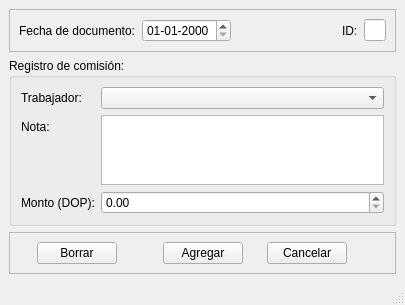
<?xml version="1.0" encoding="UTF-8"?>
<ui version="4.0">
 <class>MainWindow</class>
 <widget class="QMainWindow" name="MainWindow">
  <property name="geometry">
   <rect>
    <x>0</x>
    <y>0</y>
    <width>405</width>
    <height>304</height>
   </rect>
  </property>
  <property name="windowTitle">
   <string>Registro de comisión</string>
  </property>
  <widget class="QWidget" name="centralwidget">
   <layout class="QVBoxLayout" name="verticalLayout_2">
    <item>
     <widget class="QFrame" name="frame_2">
      <property name="frameShape">
       <enum>QFrame::StyledPanel</enum>
      </property>
      <property name="frameShadow">
       <enum>QFrame::Raised</enum>
      </property>
      <layout class="QHBoxLayout" name="horizontalLayout_2">
       <item>
        <widget class="QLabel" name="label_2">
         <property name="text">
          <string>Fecha de documento:</string>
         </property>
        </widget>
       </item>
       <item>
        <widget class="QDateEdit" name="fecha_doc">
         <property name="toolTip">
          <string>&lt;html&gt;&lt;head/&gt;&lt;body&gt;&lt;p&gt;Fecha en la que se hace el registro.&lt;/p&gt;&lt;/body&gt;&lt;/html&gt;</string>
         </property>
         <property name="displayFormat">
          <string>dd-MM-yyyy</string>
         </property>
        </widget>
       </item>
       <item>
        <spacer name="horizontalSpacer_4">
         <property name="orientation">
          <enum>Qt::Horizontal</enum>
         </property>
         <property name="sizeHint" stdset="0">
          <size>
           <width>176</width>
           <height>20</height>
          </size>
         </property>
        </spacer>
       </item>
       <item>
        <widget class="QLabel" name="label_3">
         <property name="text">
          <string>ID:</string>
         </property>
        </widget>
       </item>
       <item>
        <widget class="QLineEdit" name="id_visible">
         <property name="maximumSize">
          <size>
           <width>30</width>
           <height>16777215</height>
          </size>
         </property>
         <property name="toolTip">
          <string>&lt;html&gt;&lt;head/&gt;&lt;body&gt;&lt;p&gt;ID del registro.&lt;/p&gt;&lt;/body&gt;&lt;/html&gt;</string>
         </property>
        </widget>
       </item>
      </layout>
     </widget>
    </item>
    <item>
     <widget class="QGroupBox" name="groupBox">
      <property name="title">
       <string>Registro de comisión:</string>
      </property>
      <layout class="QVBoxLayout" name="verticalLayout">
       <item>
        <layout class="QFormLayout" name="formLayout">
         <item row="0" column="0">
          <widget class="QLabel" name="label">
           <property name="text">
            <string>Trabajador:</string>
           </property>
          </widget>
         </item>
         <item row="0" column="1">
          <widget class="QComboBox" name="trabajador">
           <property name="toolTip">
            <string>&lt;html&gt;&lt;head/&gt;&lt;body&gt;&lt;p&gt;Seleccione de este listado al trabajador que le quiera registrar la variación&lt;/p&gt;&lt;/body&gt;&lt;/html&gt;</string>
           </property>
          </widget>
         </item>
         <item row="1" column="0">
          <widget class="QLabel" name="label_6">
           <property name="text">
            <string>Nota:</string>
           </property>
          </widget>
         </item>
         <item row="1" column="1">
          <widget class="QPlainTextEdit" name="nota">
           <property name="sizePolicy">
            <sizepolicy hsizetype="Expanding" vsizetype="Expanding">
             <horstretch>0</horstretch>
             <verstretch>0</verstretch>
            </sizepolicy>
           </property>
           <property name="toolTip">
            <string>&lt;html&gt;&lt;head/&gt;&lt;body&gt;&lt;p&gt;Es obligartorio para agregar la variación que realice una nota. Todo monto que se otorgue por esta vía será computado como salario cotizable para la TSS, el impuesto sobre la renta y base de cálculo para el cálculo de prestaciones laborales y derechos adquiridos.&lt;/p&gt;&lt;/body&gt;&lt;/html&gt;</string>
           </property>
          </widget>
         </item>
         <item row="2" column="0">
          <widget class="QLabel" name="label_5">
           <property name="text">
            <string>Monto (DOP):</string>
           </property>
          </widget>
         </item>
         <item row="2" column="1">
          <widget class="QDoubleSpinBox" name="monto">
           <property name="toolTip">
            <string>&lt;html&gt;&lt;head/&gt;&lt;body&gt;&lt;p&gt;Monto en pesos dominicanos a ser pagados al trabajador como otra remuneración. Esta remuneración es base de computo para el ISR solamente. No forma parte del salario para la Seguridad Social ni INFOTEP.&lt;/p&gt;&lt;/body&gt;&lt;/html&gt;</string>
           </property>
           <property name="minimum">
            <double>0.000000000000000</double>
           </property>
           <property name="maximum">
            <double>999998.989999999990687</double>
           </property>
           <property name="singleStep">
            <double>0.010000000000000</double>
           </property>
          </widget>
         </item>
        </layout>
       </item>
      </layout>
     </widget>
    </item>
    <item>
     <widget class="QFrame" name="frame">
      <property name="frameShape">
       <enum>QFrame::StyledPanel</enum>
      </property>
      <property name="frameShadow">
       <enum>QFrame::Raised</enum>
      </property>
      <layout class="QHBoxLayout" name="horizontalLayout">
       <item>
        <spacer name="horizontalSpacer">
         <property name="orientation">
          <enum>Qt::Horizontal</enum>
         </property>
         <property name="sizeHint" stdset="0">
          <size>
           <width>17</width>
           <height>20</height>
          </size>
         </property>
        </spacer>
       </item>
       <item>
        <widget class="QPushButton" name="borrar">
         <property name="toolTip">
          <string>&lt;html&gt;&lt;head/&gt;&lt;body&gt;&lt;p&gt;Borra el registro activo.&lt;/p&gt;&lt;/body&gt;&lt;/html&gt;</string>
         </property>
         <property name="text">
          <string>Borrar</string>
         </property>
        </widget>
       </item>
       <item>
        <spacer name="horizontalSpacer_5">
         <property name="orientation">
          <enum>Qt::Horizontal</enum>
         </property>
         <property name="sizeHint" stdset="0">
          <size>
           <width>40</width>
           <height>20</height>
          </size>
         </property>
        </spacer>
       </item>
       <item>
        <widget class="QPushButton" name="agregar">
         <property name="toolTip">
          <string>&lt;html&gt;&lt;head/&gt;&lt;body&gt;&lt;p&gt;Presione este botón para agregar la variación.&lt;/p&gt;&lt;/body&gt;&lt;/html&gt;</string>
         </property>
         <property name="text">
          <string>Agregar</string>
         </property>
        </widget>
       </item>
       <item>
        <spacer name="horizontalSpacer_2">
         <property name="orientation">
          <enum>Qt::Horizontal</enum>
         </property>
         <property name="sizeHint" stdset="0">
          <size>
           <width>16</width>
           <height>20</height>
          </size>
         </property>
        </spacer>
       </item>
       <item>
        <widget class="QPushButton" name="cancelar">
         <property name="toolTip">
          <string>&lt;html&gt;&lt;head/&gt;&lt;body&gt;&lt;p&gt;Este botón cierra la pantalla actual.&lt;/p&gt;&lt;/body&gt;&lt;/html&gt;</string>
         </property>
         <property name="text">
          <string>Cancelar</string>
         </property>
        </widget>
       </item>
       <item>
        <spacer name="horizontalSpacer_3">
         <property name="orientation">
          <enum>Qt::Horizontal</enum>
         </property>
         <property name="sizeHint" stdset="0">
          <size>
           <width>39</width>
           <height>20</height>
          </size>
         </property>
        </spacer>
       </item>
      </layout>
     </widget>
    </item>
   </layout>
  </widget>
  <widget class="QMenuBar" name="menubar">
   <property name="geometry">
    <rect>
     <x>0</x>
     <y>0</y>
     <width>405</width>
     <height>18</height>
    </rect>
   </property>
  </widget>
  <widget class="QStatusBar" name="statusbar"/>
 </widget>
 <tabstops>
  <tabstop>fecha_doc</tabstop>
  <tabstop>id_visible</tabstop>
  <tabstop>trabajador</tabstop>
  <tabstop>nota</tabstop>
  <tabstop>monto</tabstop>
  <tabstop>agregar</tabstop>
  <tabstop>cancelar</tabstop>
 </tabstops>
 <resources/>
 <connections/>
</ui>
